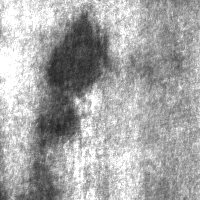
//> input picture Pa_1.bmp, 200 x 200 px
$ ./Source   (built with g++ and OpenCV 4)
//> lines starting //> are read from the running program, lines starting //| are printed output that depends on the picture; after the words box and inside, x2 and y2 are one past the last pixel; in counts of white or black regions, pixels touching at a corner belong together
//> in Load_img, Steel_Image is the input picture: 200 rows x 200 cols, CV_8UC1; min 34, max 255, mean 166.9
//> after the loop in Preprocess_img, `for (int y = 1; y < Steel_Image.rows - 1; y++)`:
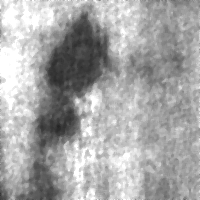
//> Steel_Median_filter: 200 rows x 200 cols, CV_8UC1; min 37, max 255, mean 166.6
//> after the loop in Preprocess_img, `for (int y = 1; y < Steel_Image.rows - 1; y++)`: window = [171, 179, 182, 187, 189, 189, 193, 194, 197]
### MND.h
#define _USE_MATH_DEFINES
#include <cmath>


class GMM
{
public:

	int numGaussians; //How many gaussians do we assume?
	double *a; //Mixture proportions
	double *mean;
	double *var;

	//for holding intermediate results
	double *resp;
	double *sum_wj;
	double *sum_wj_xj;
	double *sum_wj_xj2;

	int dataSize;
	double *x; //a pointer to the data of length dataSize

	int currIteration;
	int digits;
	int place;
	int maxIterations; //EM will stop after this many iterations if it hasn't converged
	double precision; //Convergence condition

	bool verbose; //if true, prints information to stderr
	bool iterOnly; //If this and verbose are true, prints only the current iteration to stderr

	double loglikelihood; //of the data given the given model and current parameters
	double BIC; //Bayseian Information Criteria for the data given the given model and current parameters

	void update(); //Update parameters, this folds the E step, M step, loglikelihood, and BIC calculation into a single calculation
	void printState();
	void printIteration();

	double normalLog(double, double, double);

public:

	GMM(int n, double* a_init, double* mean_init, double* var_init, int maxIt, double p, bool v = true, bool iterOnly = false);
	~GMM();

	bool estimate(double* data, int size);

	double getBIC();
	double getLogLikelihood();
	double getMixCoefficient(int i);
	double getMean(int i);
	double getVar(int i);


};
//GMM process_gmm(Mat dataPoints);

### MND.cpp
#define _USE_MATH_DEFINES
#include <cmath>
#include <iostream>
#include <iomanip>
#include <limits>
#include <ctime>
#include <opencv2/opencv.hpp>
#include <opencv2/core.hpp>
#include <opencv2/highgui.hpp>
#include <opencv2/imgproc.hpp>
#include <opencv2/objdetect.hpp>
#include "MND.h"

using namespace cv;
using namespace std;
const int WIDTH = 800, HEIGHT = 600;

// [48 lines left out: functions getMixCoefficient, getMean, getVar, getBIC, getLogLikelihood, not called in this run]

/*
Calculates the log likelihood and BIC of the data given the model and current parameters
INPUT:
none, but assumes the model parameters have been initialized and the data pointer is vaild
OUTPUT:
none
FUNCTION:
Parameters BIC, and loglikelihood are modified.
Log Likelihood function:
l = \sum_{j=1}^N ln( \sum_{k=1}^K a_k p_k(x_j|\theta_k) )
BIC:
-2l + (3K-1)ln(N)
Where:
k : indexes Gaussian components
K : total number of Gaussians
j : indexes data
N : total number of data points
x_j : jth element of the data array x
a_k : mixture coefficient for Gaussian k
\theta_k : parameter vector (\mu_k,\Sigma_k) for Gaussian k
\mu_k : mean of Gaussian k
\Sigma_k : variance of Gaussian k
*/
GMM::GMM(int n, double* a_init, double* mean_init, double* var_init, int maxIt = 250, double p = 1e-5, bool v, bool only)
{
	if (mean_init == NULL || var_init == NULL || a_init == NULL)
	{
		cerr << "ERROR: NULL pointer passed as initial value.\n";
		throw 1;
	}

	if (n < 1)
	{
		cerr << "ERROR: Can not have fewer than 1 Gaussian.\n";
		throw 1;
	}

	numGaussians = n;

	a = new double[numGaussians];
	mean = new double[numGaussians];
	var = new double[numGaussians];

	resp = new double[numGaussians];
	sum_wj = new double[numGaussians];
	sum_wj_xj = new double[numGaussians];
	sum_wj_xj2 = new double[numGaussians];

	for (int i = 0; i < numGaussians; i++)
	{
		a[i] = a_init[i];
		mean[i] = mean_init[i];
		var[i] = var_init[i];
	}

	x = NULL;
	currIteration = 0;
	digits = 1;
	place = 10;
	maxIterations = maxIt;
	precision = p;
	verbose = v;
	iterOnly = only;

	loglikelihood = -100000000;
	BIC = 10000000000;

	return;
}

GMM::~GMM()
{
	x = NULL;
	delete[] a;
	delete[] mean;
	delete[] var;
	delete[] resp;
	delete[] sum_wj;
	delete[] sum_wj_xj;
	delete[] sum_wj_xj2;
	return;
}

double GMM::normalLog(double x, double mean, double var)
{
	const static double C = (-0.5 * log(2 * M_PI));
	return C - (0.5 * log(var)) - pow(x - mean, 2) / (2.0 * var);
}


/*
Calculates one step of the EM algorithm
INPUT:
none, but assumes the model parameters have been initialized and the data pointer is vaild
OUTPUT:
none
FUNCTION:
Performs both the expectation and maximization steps simultaneously, then calculates the
log likelihood and BIC for the current model and parameters.  The calculation has been
broken down in such a way as to minimize the number of loops needed (or at least get close
to the minimum).  I could be very wrong.
Parameters a, mean, var, a_t, mean_t, var_t, BIC, and loglikelohood are modified.
E-step:
w^t_{jk} = a^t_k p_k(x_j|\theta^t_k) / ( \sum_{i=1}^K a^t_i p_i(x_j|\theta^t_i) )
M-step:
a^{t+1}_k = 1/N \sum_{j=1}^N w^t_{jk}
\mu^{t+1}_k = ( \sum_{j=1}^N w^t_{jk} x_j ) / ( \sum_{j=1}^N w^t_{jk} )
\Sigma^{t+1}_k = ( \sum_{j=1}^N w^t_{jk} (x_j - \mu^{t+1}_k)^2 ) / ( \sum_{j=1}^N w^t_{jk} )
Where:
t : current iteration
k : indexes Gaussian components
K : total number of Gaussians
j : indexes data
N : total number of data points
x_j : jth element of the data array x
w_{jk} : prob of membership of data point j in gaussian k
a_k : mixture coefficient for Gaussian k
p_k(x_j|\theta_k) : PDF of kth Gaussian with parameters \theta_k
\theta_k : parameter vector (\mu_k,\Sigma_k)
\mu_k : mean of Gaussian k
\Sigma_k : variance of Gaussian k
*/
void GMM::update()
{
	double den;
	double l_max, tmp, sum;

	for (int k = 0; k < numGaussians; k++)
	{
		sum_wj[k] = 0;
		sum_wj_xj[k] = 0;
		sum_wj_xj2[k] = 0;
	}

	double L = 0;

	for (int j = 0; j < dataSize; j++)
	{
		l_max = -1000000;
		for (int i = 0; i < numGaussians; i++)
		{
			resp[i] = log(a[i]) + normalLog(x[j], mean[i], var[i]); //calculating log(p_i(x_j|theta_i)
			if (resp[i] > l_max) l_max = resp[i];
		}

		//logsum to avoid at least 1 underflow
		sum = 0;
		for (int i = 0; i < numGaussians; i++) sum += exp(resp[i] - l_max);
		tmp = l_max + log(sum);

		L += tmp;//loglikelihood

		den = 0;
		for (int i = 0; i < numGaussians; i++)
		{
			resp[i] = exp(resp[i] - tmp);
			den += resp[i];
		}

		for (int k = 0; k < numGaussians; k++)
		{
			sum_wj[k] += resp[k] / den;
			sum_wj_xj[k] += x[j] * resp[k] / den;
			sum_wj_xj2[k] += x[j] * x[j] * resp[k] / den;
		}
	}
	//Assign next iteration parameters to current parameters
	for (int k = 0; k < numGaussians; k++)
	{
		a[k] = sum_wj[k] / double(dataSize);
		mean[k] = sum_wj_xj[k] / sum_wj[k];
		var[k] = sum_wj_xj2[k] / sum_wj[k] - mean[k] * mean[k];
	}

	loglikelihood = L;
	BIC = -2.0 * loglikelihood + double(3.0 * numGaussians - 1) * log(dataSize);
	return;
}


/*
Prints the current values of all parameters, log likelihood, and BIC
*/
// [18 lines left out: function printState, not called in this run]

void GMM::printIteration() {
	for (int i = 0; i < digits; i++) cerr << "\b";
	cerr << currIteration;
	if (currIteration / place > 0) {
		place *= 10;
		digits++;
	}

}


/*
Starts the GMM EM estimation proceedure
INPUT:
double *data : an array of data point observations to use for GMM
int size : the length of the array
OUTPUT:
bool : true if the EM algorithm converged to the specified precision
false otherwise
FUNCTION:
Executes EM steps until convergence or until reached maxIterations.
Parameters a, mean, var, a_t, mean_t, var_t, BIC, and loglikelohood are modified.
*/
bool GMM::estimate(double *data, int size)
{
	bool converged = false;

	if (data == NULL || size < 1)
	{
		cerr << "Invalid dataset.\n";
		throw 1;
	}

	if (verbose) cerr << "Begin GMM estimation with k = " << numGaussians << " Gaussians...\n";

	dataSize = size;
	x = data;

	double lastloglikelihood = loglikelihood;


	int i;
	for (i = 1; i <= maxIterations; i++)
	{
		currIteration = i;
		//EM steps are done here, includes recalculation of the likelihood and BIC
		update();

		if (verbose)
		{
			if (iterOnly) printIteration();
			else {
				cerr << currIteration << "\t";
				printState();
			}
		}

		if (abs(loglikelihood - lastloglikelihood) <= precision)
		{
			converged = true;
			break;
		}

		lastloglikelihood = loglikelihood;
	}

	if ((iterOnly && verbose) && (converged || i == maxIterations)) cerr << endl;

	return converged;
}

### WienerFilter.cpp
// [30 lines of licence text are left out]

#include "WienerFilter.h"

using namespace cv;

double WienerFilterImpl(const Mat& src, Mat& dst, double noiseVariance, const Size& block) {
//> called with noiseVariance = -1, block = Size(3, 3)

	assert(("Invalid block dimensions", block.width % 2 == 1 && block.height % 2 == 1 && block.width > 1 && block.height > 1));
	assert(("src and dst must be one channel grayscale images", src.channels() == 1, dst.channels() == 1));

	int h = src.rows;
	int w = src.cols;

	dst = Mat1b(h, w);

	Mat1d means, sqrMeans, variances;
	Mat1d avgVarianceMat;

	boxFilter(src, means, CV_64F, block, Point(-1, -1), true, BORDER_REPLICATE);
	sqrBoxFilter(src, sqrMeans, CV_64F, block, Point(-1, -1), true, BORDER_REPLICATE);
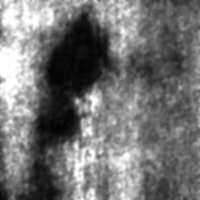
//> sqrMeans: 200 rows x 200 cols, CV_64FC1; min 1599, max 65025, mean 30313.8; drawn with min black and max white

	Mat1d means2 = means.mul(means);
	variances = sqrMeans - (means.mul(means));
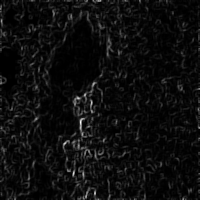
//> variances: 200 rows x 200 cols, CV_64FC1; min 0, max 1392.7, mean 76.8; drawn with min black and max white

	if (noiseVariance < 0) {
		// I have to estimate the noiseVariance
		reduce(variances, avgVarianceMat, 1, CV_REDUCE_SUM, -1);
//> avgVarianceMat = 200 values, max 31041.8 at index 0, min 8163.7 at index 68, mean 15364.9
		reduce(avgVarianceMat, avgVarianceMat, 0, CV_REDUCE_SUM, -1);
//> avgVarianceMat = [3072984.6]
		noiseVariance = avgVarianceMat(0, 0) / (h*w);
//> noiseVariance = 76.82
	}

	for (int r = 0; r < h; ++r) {
		// get row pointers
		uchar const * const srcRow = src.ptr<uchar>(r);
		uchar * const dstRow = dst.ptr<uchar>(r);
		double * const varRow = variances.ptr<double>(r);
		double * const meanRow = means.ptr<double>(r);
		for (int c = 0; c < w; ++c) {
			dstRow[c] = saturate_cast<uchar>(
				meanRow[c] + max(0., varRow[c] - noiseVariance) / max(varRow[c], noiseVariance) * (srcRow[c] - meanRow[c])
				);
		}
	}

	return noiseVariance;
}

// [4 lines left out: function WienerFilter, not called in this run]


double WienerFilter(const Mat& src, Mat& dst, const Size& block) {
	return WienerFilterImpl(src, dst, -1, block);
}

### Source.cpp
/***************************************************************************/
/*************** Steel Defect Detection Classification Project *************/
/***************************************************************************/

#define _USE_MATH_DEFINES

#include <cmath>
#include <iomanip>
#include <limits>
#include <ctime>
#include <iostream>

#include <opencv2/opencv.hpp>
#include <opencv2/core.hpp>
#include <opencv2/imgproc.hpp>
#include "opencv2/imgcodecs.hpp"
#include "opencv2/features2d/features2d.hpp"
#include <opencv2/highgui.hpp>
#include <opencv2/ml.hpp>

#include "WienerFilter.h"
#include "MND.h"

using namespace std;
using namespace cv;
using namespace cv::ml;

Mat Load_img();
Mat Preprocess_img(Mat);
void insertionSort(int[], int);
vector<Mat> Defect_Detection(Mat);
vector<Mat> Multivariate_Normal_Distribution(Mat);
Mat Featuers_Extraction(Mat);
Mat Covariance(Mat, Mat);
vector<Mat> Divide_Image(Mat, int, int);
//Mat Defect_Classification(Mat, Mat);


/***************************************************************************/
/*                               Main                                      */
/***************************************************************************/
int main()
{
	Mat Steel_Image;  // input image
	Mat PreImg;   // preprocessing image
	vector<Mat> Def_Blocks;   // defected blocks


    //////////////////////// Load Image ////////////////////////
	Steel_Image = Load_img();   // load image from database


	//////////////////// PreProcessing Image ///////////////////
	PreImg = Preprocess_img(Steel_Image);   // return preprocessing image


	//////////////////// Defect Detection //////////////////////
	Def_Blocks = Defect_Detection(PreImg);   // return defected blocks


	//////////////// Defect Classification /////////////////////
	//Defect_Classification(PreImg, Def_Blocks);    // display defect type

	waitKey(0);

	return 0;
}


/***************************************************************************/
/*                          Load Image Function                            */
/***************************************************************************/
Mat Load_img()
{
	Mat Steel_Image;

	// read the image from NEU database
	Steel_Image = imread("Pa_1.bmp", CV_LOAD_IMAGE_GRAYSCALE);

	// check for invalid input
	if (!Steel_Image.data)
	{
		cout << "Could not open or find the image" << "\n" ;
		//return -1;
	}

	// display the image
	//imshow("Steel Image from database", Steel_Image);

	return Steel_Image;
}


/***************************************************************************/
/*                           Preprocessing Function                        */
/***************************************************************************/
Mat Preprocess_img(Mat Steel_Image)
{
	int M, N;
	Mat Steel_Median_filter;
	Mat Steel_Wiener_filter;

	M = 200;
	N = 200;

	//////////////// Resize the image to M x N ////////////////

	int rows = Steel_Image.rows;  // image width
	int columns = Steel_Image.cols;  // image height


	if (rows != M || columns != N) // Check for image size
	{
		// Resize Image to M × N
		cv::resize(Steel_Image, Steel_Image, cv::Size(), M, N);
	}

	///////////////////// Median Filter ///////////////////////

	int window[9];

	Steel_Median_filter = Steel_Image.clone();

	for (int y = 1; y < Steel_Image.rows - 1; y++) {
		for (int x = 1; x < Steel_Image.cols - 1; x++) {

			// Pick up window element
			window[0] = Steel_Image.at<uchar>(y - 1, x - 1);
			window[1] = Steel_Image.at<uchar>(y, x - 1);
			window[2] = Steel_Image.at<uchar>(y + 1, x - 1);
			window[3] = Steel_Image.at<uchar>(y - 1, x);
			window[4] = Steel_Image.at<uchar>(y, x);
			window[5] = Steel_Image.at<uchar>(y + 1, x);
			window[6] = Steel_Image.at<uchar>(y - 1, x + 1);
			window[7] = Steel_Image.at<uchar>(y, x + 1);
			window[8] = Steel_Image.at<uchar>(y + 1, x + 1);

			// sort the window to find median
			insertionSort(window, 9);

			// assign the median to centered element of the matrix
			Steel_Median_filter.at<uchar>(y, x) = window[4];
		}
	}

	// display image
	//imshow("Image After Median Filter", Steel_Median_filter);

	///////////////////// Wiener Filter //////////////////////

	double estimatedNoiseVariance;
	Steel_Wiener_filter = Steel_Median_filter.clone();

	// Call to WienerFilter function with a 3x3 kernel and estimated noise variances
	estimatedNoiseVariance = WienerFilter(Steel_Median_filter, Steel_Wiener_filter, Size(3, 3));
//> estimatedNoiseVariance = 76.82

	// display image
	//imshow("Image After Median Filter and Wiener Filter", Steel_Wiener_filter);


	cout << "Number rows of the image       " << rows    << "\n"
		 << "Number columns of the image    " << columns << "\n" << "\n";
//| Number rows of the image       200
//| Number columns of the image    200

	return Steel_Wiener_filter;
}

void insertionSort(int window[], int n)
{
	int i, key, j;
	for (i = 1; i < n; i++)
	{
		key = window[i];
		j = i - 1;

		/* Move elements of arr[0..i-1], that are greater
		than key, to one position ahead of their current position */
		while (j >= 0 && window[j] > key)
		{
			window[j + 1] = window[j];
			j = j - 1;
		}
		window[j + 1] = key;
	}
}


/***************************************************************************/
/*                       Defect Detection Function                         */
/***************************************************************************/
vector<Mat> Defect_Detection(Mat PreImg)
{
	int M = PreImg.rows;
	int N = PreImg.cols;


	///////////// Multivariate Normal Distribution ////////////

	vector<Mat> samples; // vector contains two groups of pixels
	samples = Multivariate_Normal_Distribution(PreImg);

	// get two groups from Multivariate Normal Distribution by Maximum Likelihood
	Mat G1, G2;
	samples[0].copyTo(G1);   // defected group
	samples[1].copyTo(G2);   // non-defected group

   ///// calculate statistical featuers for two groups ///////
/*
	Mat  MV1, MV2;  // array contains mean vetor for image

	cout << "The Statistical Features for group1 (defected group) are" << "\n";
	MV1 = Featuers_Extraction(G1);  // statistical features for group 1

	cout << "The Statistical Features for group 2 (non-defected group) are" << "\n";
	MV2 = Featuers_Extraction(G2);  // statistical features for group 2

	/////////////// calculate common covariance //////////////

	Mat CV1, CV2;

	// calculate covariance for group1 and group2
	CV1 = Covariance(G1, MV1); // for group 1
	CV2 = Covariance(G2, MV2); // for group 2

	// common covariance
	Mat SUM_CV, CCV;

	// CCV = 0.5 * (CV1 + CV2)
	add(CV2, CV1, SUM_CV);
	multiply(0.5, SUM_CV, CCV);

*/
	///////// Divide the image to W x H size blocks //////////

	int W = 40;
	int H = 40;
	vector<Mat>  Steel_Image_Blocks;  // array contains image blocks

	Steel_Image_Blocks = Divide_Image(PreImg, M, N);  // image blocks

	int num_blocks = (int) Steel_Image_Blocks.size(); // number of blocks

	///////////////// Discriminant function ////////////////
	/*
	calculate discriminant function for each block to decide if it is defected or not
	if the value of discriminant positev then discriminant then the block is defected.
	discriminant function = transpose(MV1 - MV2) * inv(CCV) - 0.5 * transpose(MV1 - MV2) * inv(CCV) * (MV1 + MV2)
	*/

	vector<Mat> Defected_Blocks;  // array contains defected blocks
	int num_Defected_Blocks = 0;  // number of defected blocks
	Mat defected_image; // image contain only defected blocks
// [25 lines of commented-out code are left out]
	for (int i = 0; i < num_blocks; i++)
	{
		Mat block = Steel_Image_Blocks[i];  // one block from image

	   imshow("block" + i , block);

	   // [36 lines of commented-out code are left out]
	}

	/////// calssify the image to defected or non-defected image ///////
	if (num_Defected_Blocks == 0)
	{
		cout << "the image is non-defected" << "\n";
	}
	else
	{
		cout << "the image is defected" << "\n"
	    	 << " number of defected blocks is  " << num_Defected_Blocks << endl;
		//display defected image
	}


	///////////////////////// ended /////////////////////////
	cout << "Defected Detection Step Ended";
	waitKey(0);

	//Mat Defected_Blocks;
	return defected_image;
}


/***************************************************************************/
/*                    Multivariate_Normal_Distribution                     */
/***************************************************************************/
vector<Mat> Multivariate_Normal_Distribution(Mat Points)
{
	Mat dataPoints = imread("Pa_1.bmp");

	// Check for invalid input
	if (dataPoints.empty())
	{
		cout << "Could not open or find the image" << std::endl;
	}

	int numPoints = dataPoints.rows*dataPoints.cols;
	cout << "number of pixels in image	" << numPoints << endl;
//| number of pixels in image	40000

	const int gaussians = 2;
	const size_t maxIterations = 250;
	const double tolerance = 1e-10;

	double *W = new double[2];
	W[0] = 0.8;
	W[1] = 0.2;

	double *Mu = new double[2];
	Mu[0] = 100;
	Mu[1] = 200;

	double *Sigma = new double[2];
	Sigma[0] = 15;
	Sigma[1] = 10;


    // ????????????????????????
	GMM gmm(gaussians, W, Mu, Sigma, maxIterations, tolerance, true, true);

	//convert the preprocessing image to float image
	Mat floatSource;
	dataPoints.convertTo(floatSource, CV_32F);

	/////////////// form the training samples //////////////
	double *data = new double[numPoints];
	int idx = 0;  // counter

	for (int y = 0; y < dataPoints.rows; y++)
	{
		Vec3f* row = floatSource.ptr<Vec3f>(y);
	    for (int x = 0; x < dataPoints.cols; x++)
		{
			data[idx++] = row[x][0];
	    }
	}
//> this loop made 200 passes
//> idx on passes 1 to 3: 200, 400, 600
//> after the loop, idx = 40000

	//
	cout << "Starting EM training" << endl;
	gmm.estimate(data, numPoints);
	cout << endl << "Finished training EM" << endl << endl;

	////////////// Classification of pixels //////////////

	Mat G1, G2;  // G1 = defected group, G2 = non-defected group
	int num1 = 0, num2 = 0; // number of pixels in each group


	//check for all pixels if it is belonge to defected group or non defected group
	for (int i = 0; i < numPoints; i++)
	{
		double x = data[i];

		///// calculate Maximum Likelihood for normal distribuation
	    double L1 = gmm.normalLog(x, gmm.mean[0], gmm.var[0]);
	    double L2 = gmm.normalLog(x, gmm.mean[1], gmm.var[1]);
	    if (L1 > L2)
		{
			num1++;
			G1.push_back(x);
		}
		else if (L1 < L2)
		{
			num2++;
			G2.push_back(x);
		}
		else
		{
			int r = rand();
			if (r > 50)
			{
				num2++;
				G1.push_back(x);
			}
			else
			{
				num1++;
				G2.push_back(x);
			}
		}
	}
//> this loop made 40000 passes
//> (x, L1, L2) on passes 1 to 8: (214, -63.76, -5.02), (212, -62.1, -4.98), (234, -81.65, -5.54), (229, -76.96, -5.39), (242, -89.46, -5.81), (255, -102.9, -6.33), (253, -100.8, -6.25), (254, -101.9, -6.29)
//> after the loop, num1 = 5409; G1 = 5409 values, max 101 at index 29, min 34 at index 4144, mean 73.58; num2 = 34591

	cout << "number of pixel in defected group	" << num1 << "\n";
//| number of pixel in defected group	5409
	cout << "number of pixel in non-defected group	" << num2 << "\n" << "\n";
//| number of pixel in non-defected group	34591

	// display Maximum likelihood rule for normal distributions
	Mat image = Mat::zeros(200, 300, CV_8UC3);
	image.setTo(0);
	cv::line(image, cv::Point(0, 190), cv::Point(300, 190), Scalar(255, 255, 255), 1);
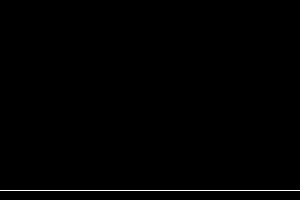
//> image: 200 rows x 300 cols, CV_8UC3; 0.5% white in thin lines or dots, all inside (x1, y1, x2, y2) = (0, 190, 300, 191)
	cv::line(image, cv::Point(10, 0), cv::Point(10, 200), Scalar(255, 255, 255), 1);
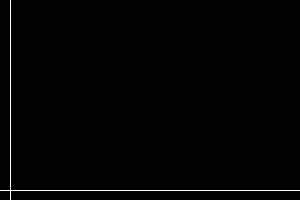
//> image: 200 rows x 300 cols, CV_8UC3; 0.83% white in thin lines or dots

	// display Maximum likelihood 1
	for (int i = 0; i < 300 - 11; i++)
	{
		int L1 = (int)(exp(gmm.normalLog(i, gmm.mean[0], gmm.var[0])) * 5000);
		int L2 = (int)(exp(gmm.normalLog(i + 1, gmm.mean[0], gmm.var[0])) * 5000);
	    cv::line(image, cv::Point(i + 10, 190 - L1), cv::Point(i + 11, 190 - L2), Scalar(255, 255, 0), 1);
	}
//> this loop made 289 passes
//> (L1, L2) on passes 1 to 3: (0, 0), (0, 0), (0, 0)
//> image: 200 rows x 300 cols, CV_8UC3; 0.86% of pixels changed, all inside (x1, y1, x2, y2) = (10, 39, 300, 191)
//> (the rest of the program and of its run is left out)
